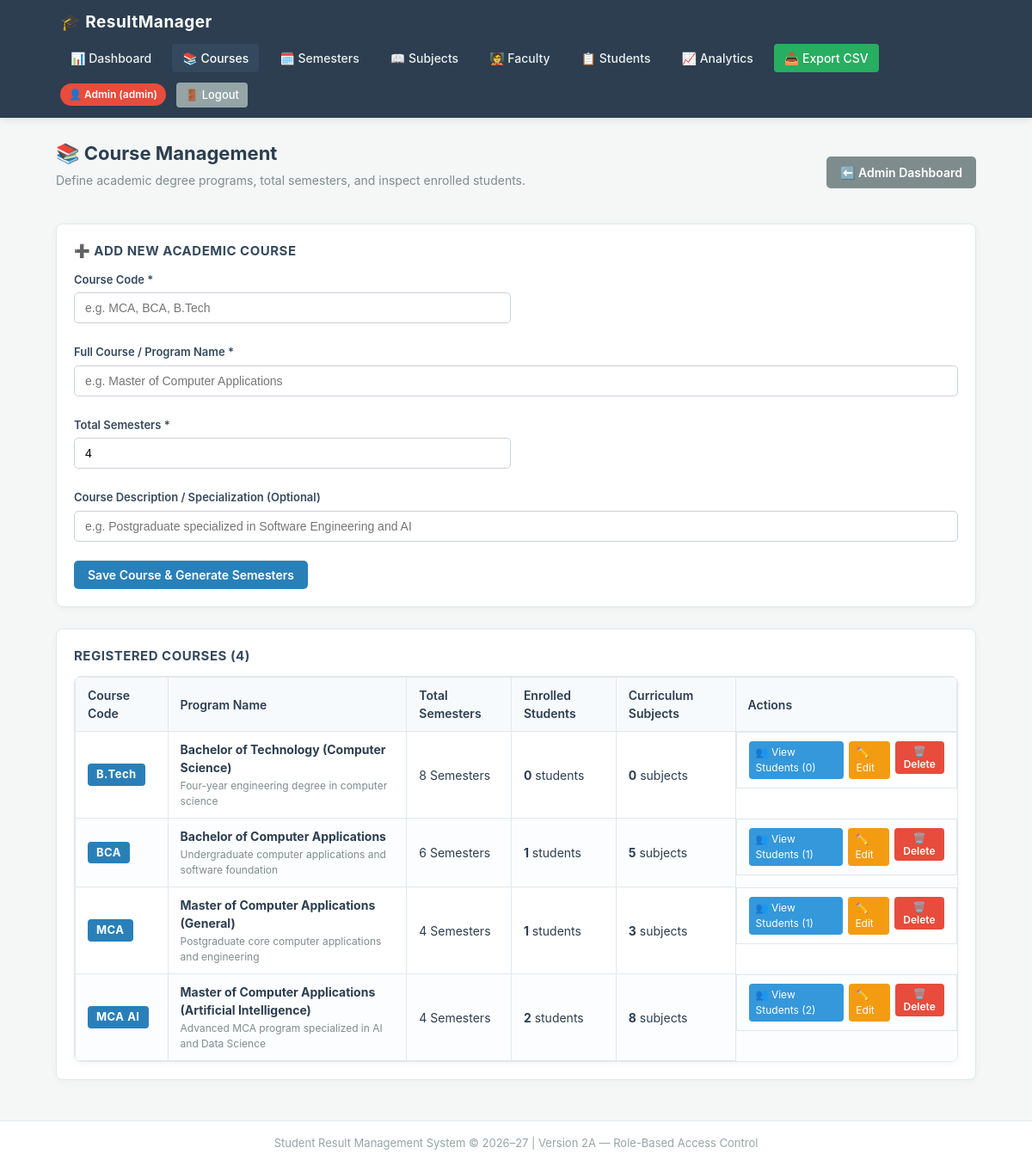
Screenshot of /admin/courses (signed in) with the database file from the repository.
### tables this page shows
CREATE TABLE courses (
            id INTEGER PRIMARY KEY AUTOINCREMENT,
            course_code TEXT UNIQUE NOT NULL,
            course_name TEXT NOT NULL,
            total_semesters INTEGER DEFAULT 4,
            description TEXT,
            created_at TIMESTAMP DEFAULT CURRENT_TIMESTAMP
        );

### app.py (the view, shortened to what this page needs)
@app.route('/admin/courses', methods=['GET', 'POST'])
@admin_required
def admin_courses():
    conn = get_db_connection()
    error = None
    courses = get_all_courses_with_stats()
    conn.close()
    return render_template('admin_courses.html', courses=courses, error=error)

### app.py (called while the page is built)
def get_db_connection():
    conn = sqlite3.connect(DB_PATH)
    conn.row_factory = sqlite3.Row
    return conn

def admin_required(f):
    @wraps(f)
    def decorated_function(*args, **kwargs):
        if 'user_id' not in session:
            flash("Please log in to access this page.", "warning")
            return redirect(url_for('login'))
        if session.get('role') != 'ADMIN':
            flash("Access denied. You do not have permission to access this page.", "danger")
            if session.get('role') == 'TEACHER':
                return redirect(url_for('teacher_dashboard'))
            return redirect(url_for('student_dashboard'))
        return f(*args, **kwargs)
    return decorated_function

def get_all_courses_with_stats():
    conn = get_db_connection()
    courses = [dict(c) for c in conn.execute('SELECT * FROM courses ORDER BY course_code ASC').fetchall()]
    for c in courses:
        c_code = c['course_code'].strip()
        c['student_count'] = conn.execute('SELECT COUNT(*) as cnt FROM students WHERE LOWER(TRIM(course)) = LOWER(TRIM(?))', (c_code,)).fetchone()['cnt']
        c['subject_count'] = conn.execute('SELECT COUNT(*) as cnt FROM course_subjects WHERE course_id = ?', (c['id'],)).fetchone()['cnt']
        c['semester_count'] = conn.execute('SELECT COUNT(*) as cnt FROM semesters WHERE course_id = ?', (c['id'],)).fetchone()['cnt']
    conn.close()
    return courses

### templates/admin_courses.html (shortened to what this page needs)
{% extends "base.html" %}
{% block content %}
<div class="full-page-container">
    <div class="page-header">
        <div>
            <h2>📚 Course Management</h2>
            <p class="subtitle">Define academic degree programs, total semesters, and inspect enrolled students.</p>
        </div>
        <div class="header-actions">
            <a href="{{ url_for('admin_dashboard') }}" class="btn-secondary">⬅️ Admin Dashboard</a>
        </div>
    </div>
    <div class="card-box" style="margin-bottom: 25px;">
        <h4>➕ Add New Academic Course</h4>
        <form method="POST" action="{{ url_for('admin_courses') }}" class="entry-form">
            <div class="form-grid">
                <div class="form-group">
                    <label for="course_code">Course Code *</label>
                    <input
                        type="text"
                        id="course_code"
                        name="course_code"
                        placeholder="e.g. MCA, BCA, B.Tech"
                        required
                    >
                </div>
                <div class="form-group full-width">
                    <label for="course_name">Full Course / Program Name *</label>
                    <input
                        type="text"
                        id="course_name"
                        name="course_name"
                        placeholder="e.g. Master of Computer Applications"
                        required
                    >
                </div>
                <div class="form-group">
                    <label for="total_semesters">Total Semesters *</label>
                    <input
                        type="number"
                        id="total_semesters"
                        name="total_semesters"
                        value="4"
                        min="1"
                        max="12"
                        required
                    >
                </div>
                <div class="form-group full-width">
                    <label for="description">Course Description / Specialization (Optional)</label>
                    <input
                        type="text"
                        id="description"
                        name="description"
                        placeholder="e.g. Postgraduate specialized in Software Engineering and AI"
                    >
                </div>
            </div>
            <button type="submit" class="btn-primary" style="margin-top: 10px;">Save Course & Generate Semesters</button>
        </form>
    </div>
    <div class="card-box">
        <h4>Registered Courses ({{ courses|length }})</h4>
        {% if courses and courses|length > 0 %}
            <div class="table-card">
                <table class="data-table">
                    <thead>
                        <tr>
                            <th>Course Code</th>
                            <th>Program Name</th>
                            <th>Total Semesters</th>
                            <th>Enrolled Students</th>
                            <th>Curriculum Subjects</th>
                            <th>Actions</th>
                        </tr>
                    </thead>
                    <tbody>
                        {% for c in courses %}
                            <tr>
                                <td><span class="status-badge" style="background-color: #2980b9; color: white;">{{ c.course_code }}</span></td>
                                <td>
                                    <b>{{ c.course_name }}</b>
                                    {% if c.description %}
                                        <p style="font-size: 12px; color: #7f8c8d; margin-top: 2px;">{{ c.description }}</p>
                                    {% endif %}
                                </td>
                                <td>{{ c.total_semesters }} Semesters</td>
                                <td><b>{{ c.student_count }}</b> students</td>
                                <td><b>{{ c.subject_count }}</b> subjects</td>
                                <td class="action-cell">
                                    <a href="{{ url_for('admin_course_students', course_id=c.id) }}" class="btn-action-view" title="View Students in Course">👥 View Students ({{ c.student_count }})</a>
                                    <a href="{{ url_for('admin_course_edit', course_id=c.id) }}" class="btn-action-edit" title="Edit Course">✏️ Edit</a>
                                    <form method="POST" action="{{ url_for('admin_course_delete', course_id=c.id) }}" style="display:inline;" onsubmit="return confirm('Are you sure you want to delete course {{ c.course_code }}?');">
                                        <button type="submit" class="btn-action-delete" title="Delete Course">🗑️ Delete</button>
                                    </form>
                                </td>
                            </tr>
                        {% endfor %}
                    </tbody>
                </table>
            </div>
        {% else %}
            <div class="empty-state">
                <div class="empty-icon">📚</div>
                <h3>No Courses Added Yet</h3>
                <p>Use the form above to add your first academic course.</p>
            </div>
        {% endif %}
    </div>
</div>
{% endblock %}

### static/style.css (style rules this page uses)
* { box-sizing: border-box; margin: 0; padding: 0; }
body { font-family: -apple-system, BlinkMacSystemFont, "Segoe UI", Roboto, Helvetica, Arial, sans-serif; background-color: #f4f7f6; color: #2c3e50; line-height: 1.5; min-height: 100vh; display: flex; flex-direction: column; }
.full-page-container { width: 100%; }
.page-header { display: flex; justify-content: space-between; align-items: center; margin-bottom: 22px; flex-wrap: wrap; gap: 15px; }
h2 { color: #2c3e50; font-size: 22px; margin-bottom: 4px; }
h4 { font-size: 15px; color: #34495e; margin-bottom: 12px; text-transform: uppercase; letter-spacing: 0.5px; }
.subtitle { color: #7f8c8d; font-size: 14px; margin-bottom: 18px; }
.form-grid { display: grid; grid-template-columns: 1fr 1fr; gap: 12px; }
.full-width { grid-column: 1 / -1; }
.form-group { margin-bottom: 12px; }
label { display: block; margin-bottom: 5px; font-weight: 600; font-size: 13px; color: #34495e; }
input[type="text"], input[type="number"], select { width: 100%; padding: 9px 12px; border: 1px solid #ccd1d9; border-radius: 5px; font-size: 14px; background-color: #ffffff; transition: border-color 0.2s; }
button, .btn-primary, .btn-secondary, .btn-export-pdf, .btn-view-all { font-family: inherit; display: inline-block; cursor: pointer; font-size: 14px; font-weight: 600; border-radius: 5px; text-decoration: none; border: none; text-align: center; transition: background-color 0.2s, transform 0.1s; }
.btn-primary { background-color: #2980b9; color: #ffffff; padding: 8px 16px; }
.btn-secondary { background-color: #7f8c8d; color: #ffffff; padding: 8px 16px; }
.status-badge { display: inline-block; padding: 3px 10px; border-radius: 4px; font-weight: bold; font-size: 13px; letter-spacing: 0.5px; }
.card-box { background-color: #ffffff; border: 1px solid #e1e8ed; border-radius: 8px; padding: 20px; margin-bottom: 22px; box-shadow: 0 2px 8px rgba(0, 0, 0, 0.04); }
.grades-table, .data-table { width: 100%; border-collapse: collapse; font-size: 14px; }
.grades-table th, .grades-table td, .data-table th, .data-table td { border: 1px solid #e1e8ed; padding: 10px 14px; text-align: left; }
.grades-table th, .data-table th { background-color: #f7fafc; color: #2c3e50; font-weight: 600; }
.grades-table tr:nth-child(even), .data-table tr:nth-child(even) { background-color: #fcfdfe; }
.table-card { background: #ffffff; border: 1px solid #e1e8ed; border-radius: 8px; overflow-x: auto; box-shadow: 0 2px 8px rgba(0, 0, 0, 0.04); }
.action-cell { display: flex; gap: 6px; }
.btn-action-view { background-color: #3498db; color: #ffffff; padding: 4px 8px; border-radius: 4px; text-decoration: none; font-size: 12px; }
.btn-action-edit { background-color: #f39c12; color: #ffffff; padding: 4px 8px; border-radius: 4px; text-decoration: none; font-size: 12px; }
.btn-action-delete { background-color: #e74c3c; color: #ffffff; padding: 4px 8px; border-radius: 4px; border: none; cursor: pointer; font-size: 12px; }

### rows the page displays
courses: course_code "B.Tech", course_name "Bachelor of Technology (Computer Science)", description "Four-year engineering degree in computer science", total_semesters "8", student_count "0", subject_count "0"
courses: course_code "BCA", course_name "Bachelor of Computer Applications", description "Undergraduate computer applications and software foundation", total_semesters "6", student_count "1", subject_count "5"
courses: course_code "MCA", course_name "Master of Computer Applications (General)", description "Postgraduate core computer applications and engineering", total_semesters "4", student_count "1", subject_count "3"
courses: course_code "MCA AI", course_name "Master of Computer Applications (Artificial Intelligence)", description "Advanced MCA program specialized in AI and Data Science", total_semesters "4", student_count "2", subject_count "8"

### other values shown
{{ session.get('username') }} "admin"
{{ courses|length }} "4"
